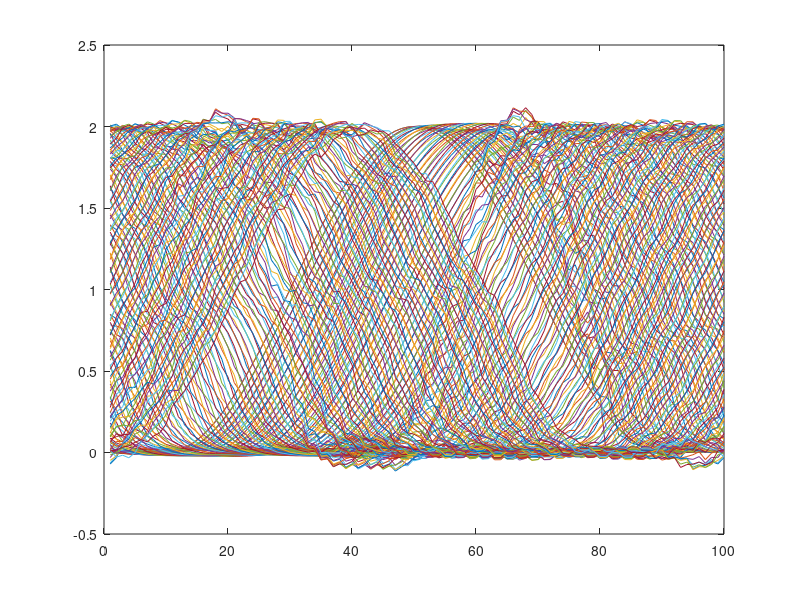
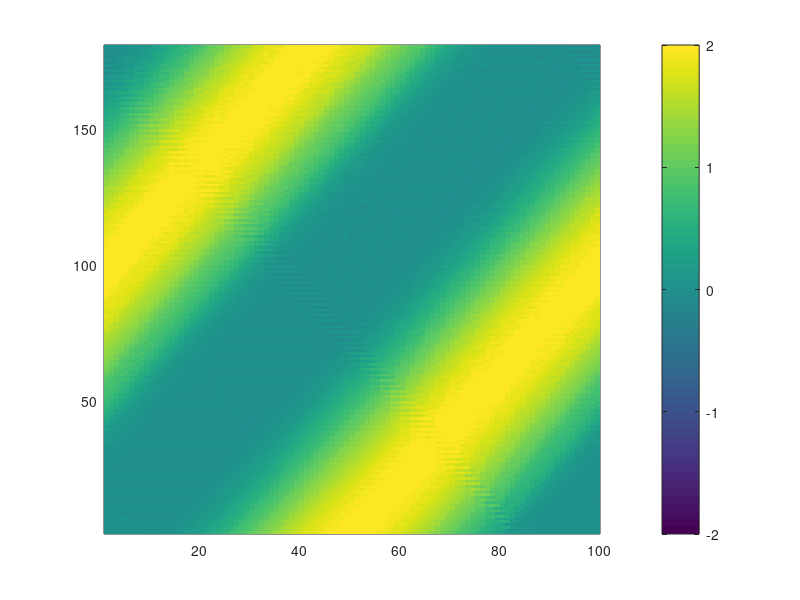

Write MATLAB code to recreate these figures, in order.
clear 
close all
u(1:1:100) = 0;
c= 1;
Del_T = 1; % con 2.1; se vuelve inestable
Del_X = 1;

%condicion inicial
for jj = -40:40
    u(1,jj+50) = 1 + cos(pi*jj/40);
end
plot(u)

% se incluye la cond inicial
u2(:,1) = u;

n=1;
for jj = 2:80
    u2(jj,n+1) = u2(jj,n) - c*(Del_T/2*Del_X)*(u2(jj+1,n) - u2(jj-1,n));
end

hold on
plot(u2);

%a partir del tiempo 2

for n=2:180
    for jj=2:99
            u2(jj,n+1) = u2(jj,n-1) - c*(Del_T/2*Del_X)*(u2(jj+1,n) - u2(jj-1,n));
    end
    u3=u2;
    u2(1,n+1) = u3(99,n+1);
    u2(100,n+1) = u3(2,n+1);
    plot(u2(:,n))
    pause(.1)
end
figure
pcolor(u2'), caxis([-2 2]), shading flat, colorbar